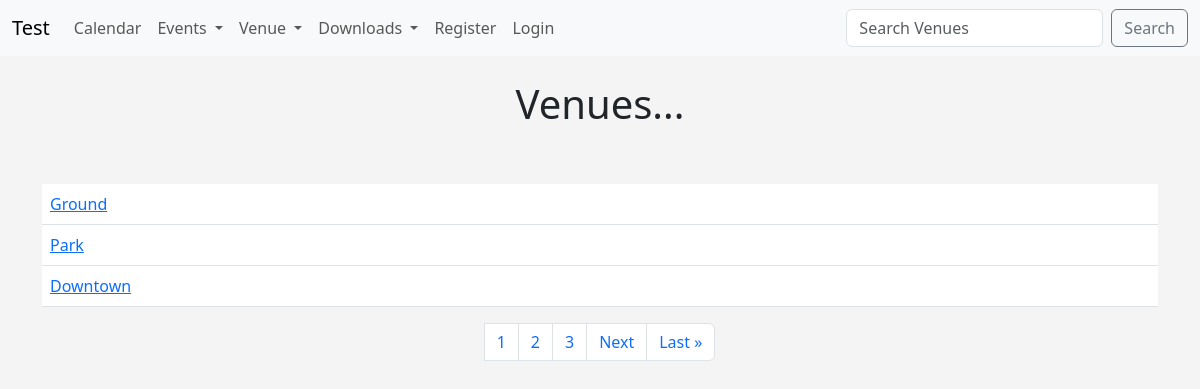
Screenshot of /list_venues with the database file from the repository.
### events/models.py (models this page shows)
class Venue(models.Model):
	name=models.CharField('Venue Name',max_length=120)
	address=models.CharField(max_length=300)
	zip_code=models.CharField('Zip Code',max_length=15)
	phone=models.CharField('Contact Phone',max_length=25,blank=True)
	web=models.URLField('Website Address',blank=True)
	email_address=models.EmailField('Email Address',blank=True)
	owner=models.IntegerField("Venue Owner",blank=False, default=1)
	venue_image=models.ImageField(null=True,blank=True,upload_to='images/')
	def __str__(self):
		return self.name

### events/views.py (the view)
# urls.py: path('list_venues',views.list_venues,name='list-venues'),
def list_venues(request):
	p=Paginator(Venue.objects.all(),3)
	page =request.GET.get('page')
	venues=p.get_page(page)
	nums= "a" * venues.paginator.num_pages
	return render(request,'events/venues.html',{
		"venues":venues,
		"nums": nums
		})

### events/templates/events/venues.html (shortened to what this page needs)
{% extends 'events/base.html' %}
{% block content %}
	<center>
	<h1>Venues...</h1>
	<br><br>
	<table class="table tabel-striped tabel-hover tabel-boredered">
	{%for venue in venues %}
	<tr>
		<td>
			<a href="{%url 'show-venue' venue.id%}">{{venue}}</a>
		</td>
</tr>
	{%endfor%}
</table>
	</center>
<nav aria-label="Page navigation example">
  <ul class="pagination justify-content-center">
<hr><br><br>
{%for i in nums%}
	<li class="page-item"><a class="page-link" href="?page={{forloop.counter}}">{{forloop.counter}}</a></li>
{%endfor%}
{%if venues.has_next%}
<li class="page-item"><a class="page-link" href="?page={{venues.next_page_number}}">Next</a></li>
<li class="page-item"><a class="page-link" href="?page={{venues.paginator.num_pages}}">Last &raquo</a></li>
{%endif%}
  </ul>
</nav>
{% endblock %}

### events/templates/events/base.html (style rules this page uses)
body { background: #f4f4f4; }

### rows the page displays
Venue: name "Ground"
Venue: name "Park"
Venue: name "Downtown"
